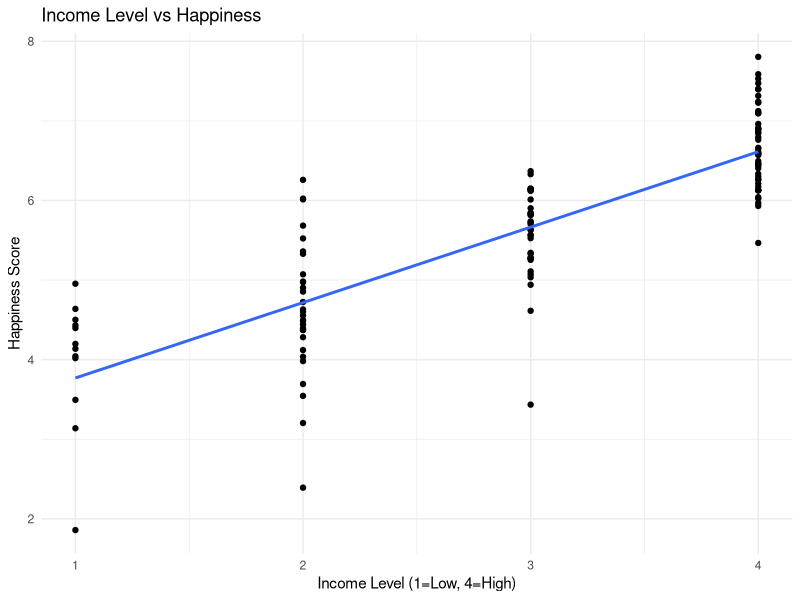

Recreate this plot in R.
install.packages("dplyr")
install.packages("ggplot2")
install.packages("tidyverse")


library(dplyr)
library(ggplot2)
library(tidyverse)
setwd("/Users/shm52/Downloads/")
df <- read_csv("happinessreport.csv")

head(df)

df$income_num <- case_when(
  df$`Income Group` == "Low income" ~ 1,
  df$`Income Group` == "Lower middle income" ~ 2,
  df$`Income Group` == "Upper middle income" ~ 3,
  df$`Income Group` == "High income" ~ 4
)

df <- na.omit(df)


cor(df$income_num, df$`Ladder score`)


ggplot(df, aes(x = income_num, y = `Ladder score`)) +
  geom_point() +
  geom_smooth(method = "lm", se = FALSE) +
  labs(title = "Income Level vs Happiness",
       x = "Income Level (1=Low, 4=High)",
       y = "Happiness Score") +
  theme_minimal()

df %>% group_by(`Income Group`) %>% summarise(
  mean = mean(`Ladder score`),
  sd = sd(`Ladder score`),
  n = n()
)